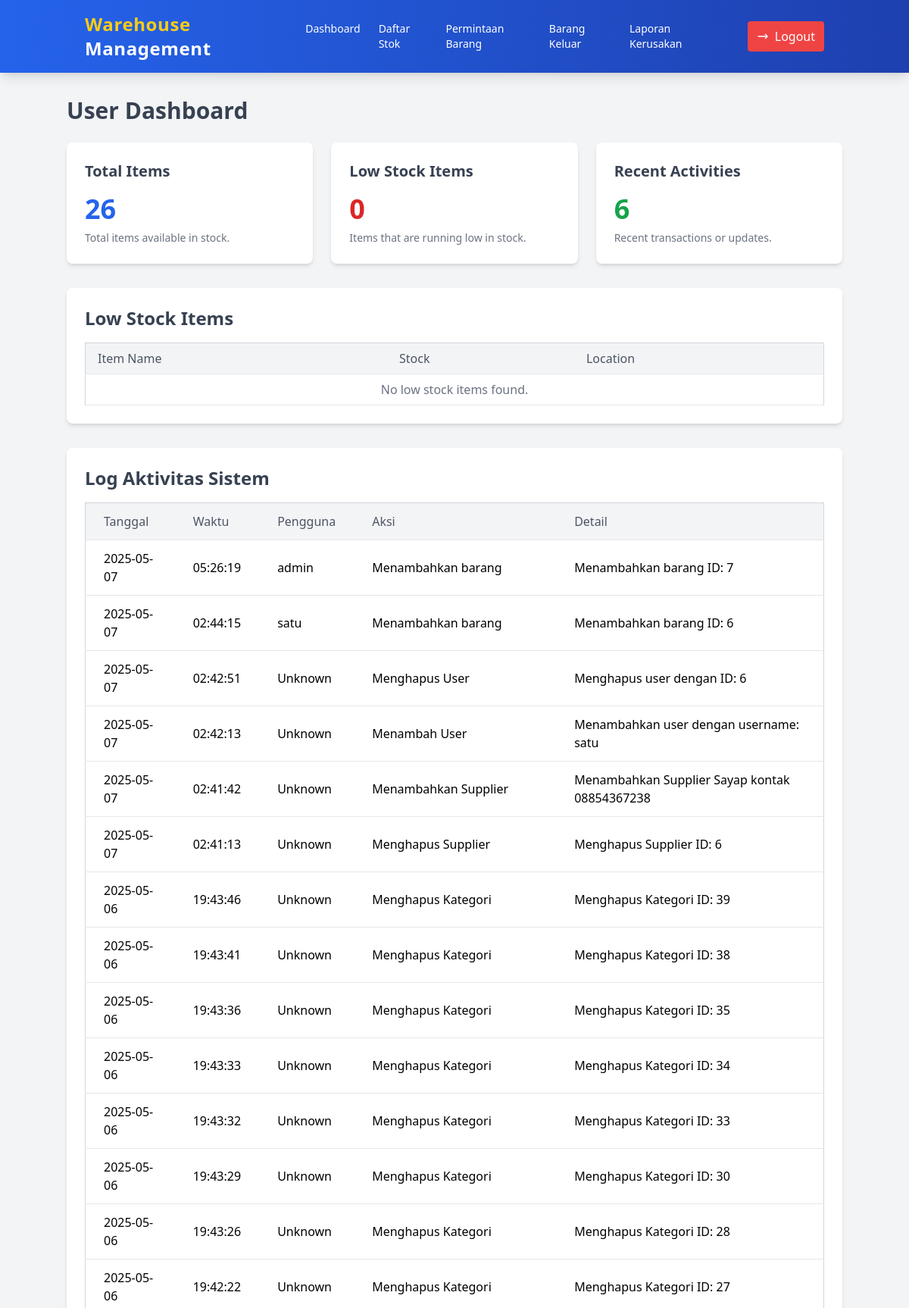
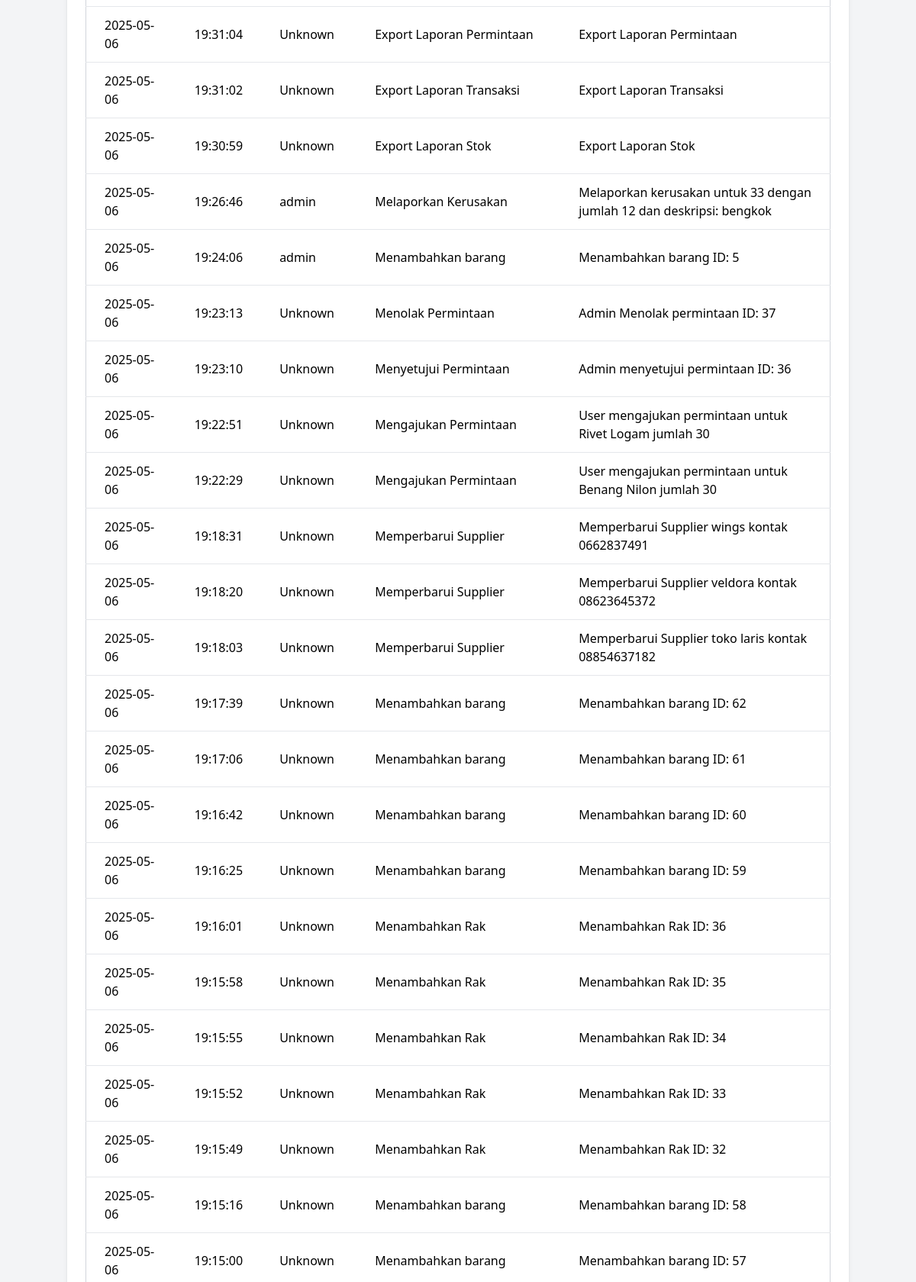
The page /user_dashboard.php (signed in, upper part) on the database its author committed (2 pictures, top to bottom).
### tables this page shows
CREATE TABLE `audit_trail` (
  `id_audit` int(15) NOT NULL,
  `tanggal` date NOT NULL,
  `waktu` time NOT NULL,
  `nama_pengaju` varchar(255) NOT NULL,
  `aksi` varchar(255) NOT NULL,
  `detail` text NOT NULL
);

### user_dashboard.php (the view, shortened to what this page needs)
<?php
include('koneksi.php');
$queryTotalItems = "SELECT COUNT(*) AS total_items FROM stok_barang";
$resultTotalItems = $conn->query($queryTotalItems);
$totalItems = $resultTotalItems->fetch_assoc()['total_items'] ?? 0;
$lowStockItems = [];
$queryRecentActivities = "SELECT COUNT(*) AS recent_activities FROM audit_trail WHERE tanggal = CURDATE()";
$resultRecentActivities = $conn->query($queryRecentActivities);
$recentActivities = $resultRecentActivities->fetch_assoc()['recent_activities'] ?? 0;
$query = "SELECT tanggal, waktu, nama_pengaju, aksi, detail FROM audit_trail ORDER BY tanggal DESC, waktu DESC";
$result = $conn->query($query);
$auditLogs = [];
if ($result && $result->num_rows > 0) {
    while ($row = $result->fetch_assoc()) {
        $auditLogs[] = $row;
    }
}
?>
<!DOCTYPE html>
<html lang="en">
<head>
    <script src="https://cdn.tailwindcss.com"></script>
</head>
<body class="bg-gray-100 font-sans leading-normal tracking-normal min-h-screen flex flex-col">
    <nav class="bg-gradient-to-r from-blue-600 to-blue-800 text-white shadow-lg">
        <div class="container mx-auto px-6 py-4 flex justify-between items-center">
             <a href="user_dashboard.php" class="text-2xl font-extrabold tracking-wide hover:text-yellow-400 transition duration-300">
                <span class="text-yellow-400">Warehouse</span> Management
            </a>
            <div class="flex items-center space-x-11">
                <ul class="flex space-x-6 text-sm font-medium">
                    <li>
                        <a href="user_dashboard.php" class="hover:text-yellow-400 transition duration-300">Dashboard</a>
                    </li>
                    <li>
                        <a href="./user/lihat_stok.php" class="hover:text-yellow-400 transition duration-300">Daftar Stok</a>
                    </li>
                    <li>
                        <a href="./user/permintaan_barang.php" class="hover:text-yellow-400 transition duration-300">Permintaan Barang</a>
                    </li>
                    <li>
                        <a href="./user/barang_keluar.php" class="hover:text-yellow-400 transition duration-300">Barang Keluar</a>
                    </li>
                    <li>
                        <a href="./user/laporan_kerusakan.php" class="hover:text-yellow-400 transition duration-300">Laporan Kerusakan</a>
                    </li>
                </ul>
                <a href="logout.php" class="flex items-center bg-red-500 px-3 py-2 rounded hover:bg-red-600 transition duration-300">
                    <svg xmlns="http://www.w3.org/2000/svg" class="h-4 w-4 mr-2" fill="none" viewBox="0 0 24 24" stroke="currentColor">
                        <path stroke-linecap="round" stroke-linejoin="round" stroke-width="2" d="M17 16l4-4m0 0l-4-4m4 4H3" />
                    </svg>
                    Logout
                </a>
            </div>
        </div>
    </nav>
    <div class="container mx-auto mt-8 flex-grow">
        <h1 class="text-3xl font-bold text-gray-700 mb-6">User Dashboard</h1>
        <div class="grid grid-cols-1 md:grid-cols-2 lg:grid-cols-3 gap-6">
            <div class="bg-white shadow-md rounded-lg p-6">
                <h2 class="text-xl font-bold text-gray-700">Total Items</h2>
                <p class="text-4xl font-semibold text-blue-600 mt-4"><?php echo $totalItems; ?></p>
                <p class="text-sm text-gray-500 mt-2">Total items available in stock.</p>
            </div>
            <div class="bg-white shadow-md rounded-lg p-6">
                <h2 class="text-xl font-bold text-gray-700">Low Stock Items</h2>
                <p class="text-4xl font-semibold text-red-600 mt-4"><?php echo count($lowStockItems); ?></p>
                <p class="text-sm text-gray-500 mt-2">Items that are running low in stock.</p>
            </div>
            <div class="bg-white shadow-md rounded-lg p-6">
                <h2 class="text-xl font-bold text-gray-700">Recent Activities</h2>
                <p class="text-4xl font-semibold text-green-600 mt-4"><?php echo $recentActivities; ?></p>
                <p class="text-sm text-gray-500 mt-2">Recent transactions or updates.</p>
            </div>
        </div>
        <div class="bg-white shadow-md rounded-lg p-6 mt-8">
            <h2 class="text-2xl font-bold text-gray-700 mb-4">Low Stock Items</h2>
            <table class="min-w-full bg-white border border-gray-300">
                <thead class="bg-gray-100">
                    <tr>
                        <th class="py-2 px-4 border-b text-left text-gray-600 font-medium">Item Name</th>
                        <th class="py-2 px-4 border-b text-left text-gray-600 font-medium">Stock</th>
                        <th class="py-2 px-4 border-b text-left text-gray-600 font-medium">Location</th>
                    </tr>
                </thead>
                <tbody>
                    <?php
                    if (!empty($lowStockItems)) {
                        foreach ($lowStockItems as $item) {
                            echo "<tr class='hover:bg-gray-50'>
                                    <td class='py-2 px-4 border-b'>" . htmlspecialchars($item['name']) . "</td>
                                    <td class='py-2 px-4 border-b'>" . htmlspecialchars($item['stock']) . "</td>
                                    <td class='py-2 px-4 border-b'>" . htmlspecialchars($item['location']) . "</td>
                                </tr>";
                        }
                    } else {
                        echo "<tr>
                                <td colspan='3' class='py-2 px-4 border-b text-center text-gray-500'>No low stock items found.</td>
                            </tr>";
                    }
                    ?>
                </tbody>
            </table>
        </div>
        <div class="bg-white shadow-md rounded-lg p-6 mt-8 flex-grow">
            <h2 class="text-2xl font-bold text-gray-700 mb-4">Log Aktivitas Sistem</h2>
            <div class="overflow-x-auto">
                <table class="min-w-full bg-white border border-gray-300 rounded-lg">
                    <thead class="bg-gray-100">
                        <tr>
                            <th class="py-3 px-6 border-b text-left text-gray-600 font-medium">Tanggal</th>
                            <th class="py-3 px-6 border-b text-left text-gray-600 font-medium">Waktu</th>
                            <th class="py-3 px-6 border-b text-left text-gray-600 font-medium">Pengguna</th>
                            <th class="py-3 px-6 border-b text-left text-gray-600 font-medium">Aksi</th>
                            <th class="py-3 px-6 border-b text-left text-gray-600 font-medium">Detail</th>
                        </tr>
                    </thead>
                    <tbody class="divide-y divide-gray-200">
                        <?php
                        if (!empty($auditLogs)) {
                            foreach ($auditLogs as $log) {
                                echo "<tr class='hover:bg-gray-50'>
                                        <td class='py-3 px-6 border-b'>" . htmlspecialchars($log['tanggal']) . "</td>
                                        <td class='py-3 px-6 border-b'>" . htmlspecialchars($log['waktu']) . "</td>
                                        <td class='py-3 px-6 border-b'>" . htmlspecialchars($log['nama_pengaju']) . "</td>
                                        <td class='py-3 px-6 border-b'>" . htmlspecialchars($log['aksi']) . "</td>
                                        <td class='py-3 px-6 border-b'>" . htmlspecialchars($log['detail']) . "</td>
                                    </tr>";
                            }
                        } else {
                            echo "<tr>
                                    <td colspan='5' class='py-3 px-6 border-b text-center text-gray-500'>Belum ada log aktivitas.</td>
                                </tr>";
                        }
                        ?>
                    </tbody>
                </table>
            </div>
        </div>
    </div>
</body>
</html>

### rows shown on the page
audit_trail: tanggal "2025-05-07", waktu "05:26:19", nama_pengaju "admin", aksi "Menambahkan barang", detail "Menambahkan barang ID: 7"
audit_trail: tanggal "2025-05-07", waktu "02:44:15", nama_pengaju "satu", aksi "Menambahkan barang", detail "Menambahkan barang ID: 6"
audit_trail: tanggal "2025-05-07", waktu "02:42:51", nama_pengaju "Unknown", aksi "Menghapus User", detail "Menghapus user dengan ID: 6"
audit_trail: tanggal "2025-05-07", waktu "02:42:13", nama_pengaju "Unknown", aksi "Menambah User", detail "Menambahkan user dengan username: satu"
audit_trail: tanggal "2025-05-07", waktu "02:41:42", nama_pengaju "Unknown", aksi "Menambahkan Supplier", detail "Menambahkan Supplier Sayap kontak 08854367238"
audit_trail: tanggal "2025-05-07", waktu "02:41:13", nama_pengaju "Unknown", aksi "Menghapus Supplier", detail "Menghapus Supplier ID: 6"
audit_trail: tanggal "2025-05-06", waktu "19:43:46", nama_pengaju "Unknown", aksi "Menghapus Kategori", detail "Menghapus Kategori ID: 39"
audit_trail: tanggal "2025-05-06", waktu "19:43:41", nama_pengaju "Unknown", aksi "Menghapus Kategori", detail "Menghapus Kategori ID: 38"
audit_trail: tanggal "2025-05-06", waktu "19:43:36", nama_pengaju "Unknown", aksi "Menghapus Kategori", detail "Menghapus Kategori ID: 35"
audit_trail: tanggal "2025-05-06", waktu "19:43:33", nama_pengaju "Unknown", aksi "Menghapus Kategori", detail "Menghapus Kategori ID: 34"
audit_trail: tanggal "2025-05-06", waktu "19:43:32", nama_pengaju "Unknown", aksi "Menghapus Kategori", detail "Menghapus Kategori ID: 33"
audit_trail: tanggal "2025-05-06", waktu "19:43:29", nama_pengaju "Unknown", aksi "Menghapus Kategori", detail "Menghapus Kategori ID: 30"
audit_trail: tanggal "2025-05-06", waktu "19:43:26", nama_pengaju "Unknown", aksi "Menghapus Kategori", detail "Menghapus Kategori ID: 28"
audit_trail: tanggal "2025-05-06", waktu "19:42:22", nama_pengaju "Unknown", aksi "Menghapus Kategori", detail "Menghapus Kategori ID: 27"
audit_trail: tanggal "2025-05-06", waktu "19:31:04", nama_pengaju "Unknown", aksi "Export Laporan Permintaan", detail "Export Laporan Permintaan"
audit_trail: tanggal "2025-05-06", waktu "19:31:02", nama_pengaju "Unknown", aksi "Export Laporan Transaksi", detail "Export Laporan Transaksi"
audit_trail: tanggal "2025-05-06", waktu "19:30:59", nama_pengaju "Unknown", aksi "Export Laporan Stok", detail "Export Laporan Stok"
audit_trail: tanggal "2025-05-06", waktu "19:26:46", nama_pengaju "admin", aksi "Melaporkan Kerusakan", detail "Melaporkan kerusakan untuk 33 dengan jumlah 12 dan deskripsi: bengkok"
audit_trail: tanggal "2025-05-06", waktu "19:24:06", nama_pengaju "admin", aksi "Menambahkan barang", detail "Menambahkan barang ID: 5"
audit_trail: tanggal "2025-05-06", waktu "19:23:13", nama_pengaju "Unknown", aksi "Menolak Permintaan", detail "Admin Menolak permintaan ID: 37"
audit_trail: tanggal "2025-05-06", waktu "19:23:10", nama_pengaju "Unknown", aksi "Menyetujui Permintaan", detail "Admin menyetujui permintaan ID: 36"
audit_trail: tanggal "2025-05-06", waktu "19:22:51", nama_pengaju "Unknown", aksi "Mengajukan Permintaan", detail "User mengajukan permintaan untuk Rivet Logam jumlah 30"
audit_trail: tanggal "2025-05-06", waktu "19:22:29", nama_pengaju "Unknown", aksi "Mengajukan Permintaan", detail "User mengajukan permintaan untuk Benang Nilon jumlah 30"
audit_trail: tanggal "2025-05-06", waktu "19:18:31", nama_pengaju "Unknown", aksi "Memperbarui Supplier", detail "Memperbarui Supplier wings kontak 0662837491"
audit_trail: tanggal "2025-05-06", waktu "19:18:20", nama_pengaju "Unknown", aksi "Memperbarui Supplier", detail "Memperbarui Supplier veldora kontak 08623645372"
audit_trail: tanggal "2025-05-06", waktu "19:18:03", nama_pengaju "Unknown", aksi "Memperbarui Supplier", detail "Memperbarui Supplier toko laris kontak 08854637182"
audit_trail: tanggal "2025-05-06", waktu "19:17:39", nama_pengaju "Unknown", aksi "Menambahkan barang", detail "Menambahkan barang ID: 62"
audit_trail: tanggal "2025-05-06", waktu "19:17:06", nama_pengaju "Unknown", aksi "Menambahkan barang", detail "Menambahkan barang ID: 61"
audit_trail: tanggal "2025-05-06", waktu "19:16:42", nama_pengaju "Unknown", aksi "Menambahkan barang", detail "Menambahkan barang ID: 60"
audit_trail: tanggal "2025-05-06", waktu "19:16:25", nama_pengaju "Unknown", aksi "Menambahkan barang", detail "Menambahkan barang ID: 59"
audit_trail: tanggal "2025-05-06", waktu "19:16:01", nama_pengaju "Unknown", aksi "Menambahkan Rak", detail "Menambahkan Rak ID: 36"
audit_trail: tanggal "2025-05-06", waktu "19:15:58", nama_pengaju "Unknown", aksi "Menambahkan Rak", detail "Menambahkan Rak ID: 35"
audit_trail: tanggal "2025-05-06", waktu "19:15:55", nama_pengaju "Unknown", aksi "Menambahkan Rak", detail "Menambahkan Rak ID: 34"
audit_trail: tanggal "2025-05-06", waktu "19:15:52", nama_pengaju "Unknown", aksi "Menambahkan Rak", detail "Menambahkan Rak ID: 33"
audit_trail: tanggal "2025-05-06", waktu "19:15:49", nama_pengaju "Unknown", aksi "Menambahkan Rak", detail "Menambahkan Rak ID: 32"
audit_trail: tanggal "2025-05-06", waktu "19:15:16", nama_pengaju "Unknown", aksi "Menambahkan barang", detail "Menambahkan barang ID: 58"
audit_trail: tanggal "2025-05-06", waktu "19:15:00", nama_pengaju "Unknown", aksi "Menambahkan barang", detail "Menambahkan barang ID: 57"

### other values the page prints
$totalItems "26"
count($lowStockItems) "0"
$recentActivities "6"
